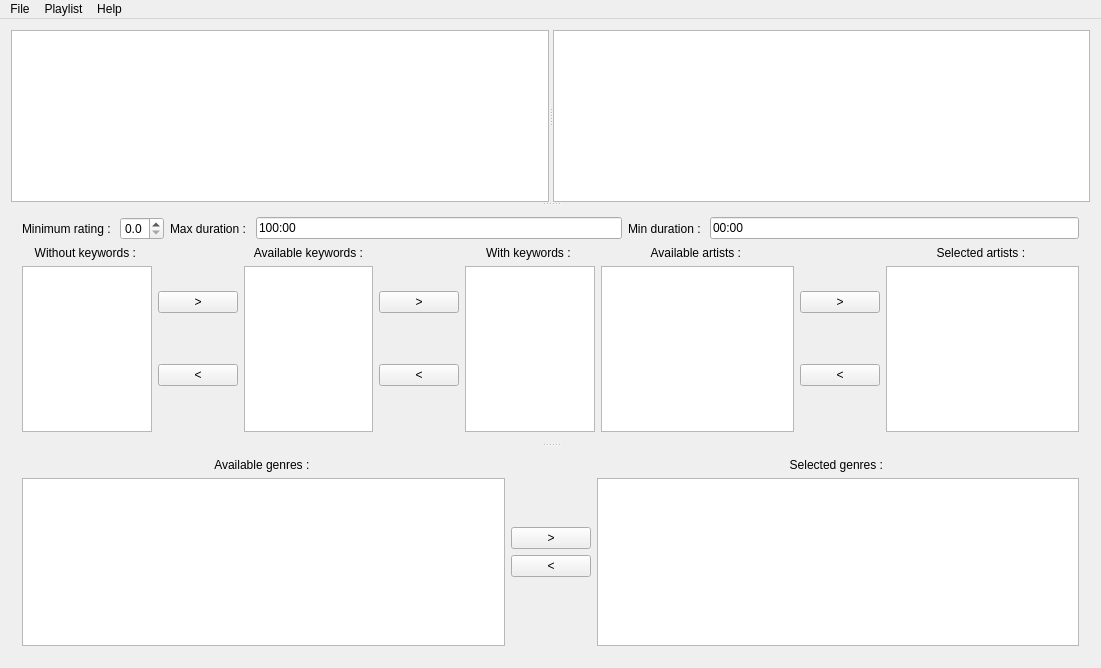
<?xml version="1.0" encoding="UTF-8"?>
<ui version="4.0">
 <class>MainWindow</class>
 <widget class="QMainWindow" name="MainWindow">
  <property name="geometry">
   <rect>
    <x>0</x>
    <y>0</y>
    <width>1101</width>
    <height>668</height>
   </rect>
  </property>
  <property name="windowTitle">
   <string>MusicManiac</string>
  </property>
  <property name="windowIcon">
   <iconset>
    <normaloff>musicmaniac.ico</normaloff>
    <normalon>musicmaniac.ico</normalon>musicmaniac.ico</iconset>
  </property>
  <property name="iconSize">
   <size>
    <width>16</width>
    <height>16</height>
   </size>
  </property>
  <widget class="QWidget" name="centralWidget">
   <property name="sizePolicy">
    <sizepolicy hsizetype="Expanding" vsizetype="Expanding">
     <horstretch>0</horstretch>
     <verstretch>0</verstretch>
    </sizepolicy>
   </property>
   <layout class="QVBoxLayout" name="verticalLayout_2">
    <item>
     <widget class="QSplitter" name="mainSplitter">
      <property name="orientation">
       <enum>Qt::Vertical</enum>
      </property>
      <property name="childrenCollapsible">
       <bool>false</bool>
      </property>
      <widget class="QSplitter" name="tabSplitter">
       <property name="sizePolicy">
        <sizepolicy hsizetype="Expanding" vsizetype="Expanding">
         <horstretch>0</horstretch>
         <verstretch>0</verstretch>
        </sizepolicy>
       </property>
       <property name="orientation">
        <enum>Qt::Horizontal</enum>
       </property>
       <widget class="QTableView" name="playlistView">
        <property name="sizePolicy">
         <sizepolicy hsizetype="Expanding" vsizetype="Expanding">
          <horstretch>0</horstretch>
          <verstretch>0</verstretch>
         </sizepolicy>
        </property>
        <property name="editTriggers">
         <set>QAbstractItemView::NoEditTriggers</set>
        </property>
        <property name="alternatingRowColors">
         <bool>true</bool>
        </property>
       </widget>
       <widget class="QTableView" name="musicView">
        <property name="sizePolicy">
         <sizepolicy hsizetype="Expanding" vsizetype="Expanding">
          <horstretch>0</horstretch>
          <verstretch>0</verstretch>
         </sizepolicy>
        </property>
        <property name="showDropIndicator" stdset="0">
         <bool>false</bool>
        </property>
        <property name="alternatingRowColors">
         <bool>true</bool>
        </property>
        <property name="selectionBehavior">
         <enum>QAbstractItemView::SelectRows</enum>
        </property>
        <property name="sortingEnabled">
         <bool>false</bool>
        </property>
       </widget>
      </widget>
      <widget class="QWidget" name="verticalLayoutWidget">
       <layout class="QVBoxLayout" name="parametersLayout">
        <property name="spacing">
         <number>6</number>
        </property>
        <item>
         <layout class="QHBoxLayout" name="settingsLayout">
          <item>
           <layout class="QHBoxLayout" name="ratingLayout">
            <item>
             <widget class="QLabel" name="ratingLabel">
              <property name="text">
               <string>Minimum rating : </string>
              </property>
             </widget>
            </item>
            <item>
             <widget class="QDoubleSpinBox" name="ratingSpinBox">
              <property name="decimals">
               <number>1</number>
              </property>
              <property name="maximum">
               <double>5.000000000000000</double>
              </property>
              <property name="singleStep">
               <double>0.500000000000000</double>
              </property>
             </widget>
            </item>
           </layout>
          </item>
          <item>
           <layout class="QHBoxLayout" name="maxDurationLayout">
            <property name="sizeConstraint">
             <enum>QLayout::SetDefaultConstraint</enum>
            </property>
            <item>
             <widget class="QLabel" name="maxDurationLabel">
              <property name="text">
               <string>Max duration : </string>
              </property>
             </widget>
            </item>
            <item>
             <widget class="QLineEdit" name="maxDurationEdit">
              <property name="text">
               <string>100:00</string>
              </property>
             </widget>
            </item>
           </layout>
          </item>
          <item>
           <layout class="QHBoxLayout" name="minDurationLayout">
            <item>
             <widget class="QLabel" name="minDurationLabel">
              <property name="text">
               <string>Min duration : </string>
              </property>
             </widget>
            </item>
            <item>
             <widget class="QLineEdit" name="minDurationEdit">
              <property name="text">
               <string>00:00</string>
              </property>
             </widget>
            </item>
           </layout>
          </item>
         </layout>
        </item>
        <item>
         <layout class="QHBoxLayout" name="keywordsLayout">
          <item>
           <layout class="QVBoxLayout" name="withoutKeywordsLayout">
            <item>
             <widget class="QLabel" name="wihtoutKeywordsLabel">
              <property name="text">
               <string>Without keywords : </string>
              </property>
              <property name="alignment">
               <set>Qt::AlignCenter</set>
              </property>
             </widget>
            </item>
            <item>
             <widget class="QListView" name="withoutKeywordsView">
              <property name="selectionMode">
               <enum>QAbstractItemView::MultiSelection</enum>
              </property>
             </widget>
            </item>
           </layout>
          </item>
          <item>
           <layout class="QVBoxLayout" name="withoutButtonsLayout">
            <item>
             <widget class="QPushButton" name="outWithoutButton">
              <property name="text">
               <string>&gt;</string>
              </property>
             </widget>
            </item>
            <item>
             <widget class="QPushButton" name="inWithoutButton">
              <property name="text">
               <string>&lt;</string>
              </property>
             </widget>
            </item>
           </layout>
          </item>
          <item>
           <layout class="QVBoxLayout" name="availableKeywordsLayout">
            <item>
             <widget class="QLabel" name="availableKeywordsLabel">
              <property name="text">
               <string>Available keywords :</string>
              </property>
              <property name="alignment">
               <set>Qt::AlignCenter</set>
              </property>
             </widget>
            </item>
            <item>
             <widget class="QListView" name="availableKeywordsView">
              <property name="selectionMode">
               <enum>QAbstractItemView::MultiSelection</enum>
              </property>
             </widget>
            </item>
           </layout>
          </item>
          <item>
           <layout class="QVBoxLayout" name="withButtonsLayout">
            <item>
             <widget class="QPushButton" name="inWithButton">
              <property name="text">
               <string>&gt;</string>
              </property>
             </widget>
            </item>
            <item>
             <widget class="QPushButton" name="outWithButton">
              <property name="text">
               <string>&lt;</string>
              </property>
             </widget>
            </item>
           </layout>
          </item>
          <item>
           <layout class="QVBoxLayout" name="withKeywordsLayout">
            <item>
             <widget class="QLabel" name="withKeywordsLabel">
              <property name="text">
               <string>With keywords : </string>
              </property>
              <property name="alignment">
               <set>Qt::AlignCenter</set>
              </property>
             </widget>
            </item>
            <item>
             <widget class="QListView" name="withKeywordsView">
              <property name="selectionMode">
               <enum>QAbstractItemView::MultiSelection</enum>
              </property>
             </widget>
            </item>
           </layout>
          </item>
          <item>
           <layout class="QHBoxLayout" name="artistLayout">
            <item>
             <layout class="QVBoxLayout" name="availableArtistsLayout">
              <item>
               <widget class="QLabel" name="availableArtistsLabel">
                <property name="text">
                 <string>Available artists : </string>
                </property>
                <property name="alignment">
                 <set>Qt::AlignCenter</set>
                </property>
               </widget>
              </item>
              <item>
               <widget class="QListView" name="availableArtistsView">
                <property name="alternatingRowColors">
                 <bool>true</bool>
                </property>
                <property name="selectionMode">
                 <enum>QAbstractItemView::ExtendedSelection</enum>
                </property>
                <property name="selectionBehavior">
                 <enum>QAbstractItemView::SelectRows</enum>
                </property>
               </widget>
              </item>
             </layout>
            </item>
            <item>
             <layout class="QVBoxLayout" name="artistButtonsLayout">
              <item>
               <widget class="QPushButton" name="inArtistButton">
                <property name="text">
                 <string>&gt;</string>
                </property>
               </widget>
              </item>
              <item>
               <widget class="QPushButton" name="outArtistButton">
                <property name="text">
                 <string>&lt;</string>
                </property>
               </widget>
              </item>
             </layout>
            </item>
            <item>
             <layout class="QVBoxLayout" name="selectedArtistsLayout">
              <item>
               <widget class="QLabel" name="selectedArtistsLabel">
                <property name="text">
                 <string>Selected artists : </string>
                </property>
                <property name="alignment">
                 <set>Qt::AlignCenter</set>
                </property>
               </widget>
              </item>
              <item>
               <widget class="QListView" name="selectedArtistsView">
                <property name="alternatingRowColors">
                 <bool>true</bool>
                </property>
                <property name="selectionMode">
                 <enum>QAbstractItemView::ExtendedSelection</enum>
                </property>
                <property name="selectionBehavior">
                 <enum>QAbstractItemView::SelectRows</enum>
                </property>
               </widget>
              </item>
             </layout>
            </item>
           </layout>
          </item>
         </layout>
        </item>
       </layout>
      </widget>
      <widget class="QWidget" name="layoutWidget">
       <layout class="QHBoxLayout" name="genresLayout">
        <item>
         <layout class="QVBoxLayout" name="availableGenresLayout">
          <item>
           <widget class="QLabel" name="availableGenresLabel">
            <property name="text">
             <string>Available genres : </string>
            </property>
            <property name="alignment">
             <set>Qt::AlignCenter</set>
            </property>
           </widget>
          </item>
          <item>
           <widget class="QListView" name="availableGenresView"/>
          </item>
         </layout>
        </item>
        <item>
         <layout class="QVBoxLayout" name="genreButtonsLayout">
          <item>
           <spacer name="verticalSpacer">
            <property name="orientation">
             <enum>Qt::Vertical</enum>
            </property>
            <property name="sizeType">
             <enum>QSizePolicy::MinimumExpanding</enum>
            </property>
            <property name="sizeHint" stdset="0">
             <size>
              <width>20</width>
              <height>40</height>
             </size>
            </property>
           </spacer>
          </item>
          <item>
           <widget class="QPushButton" name="inGenreButton">
            <property name="text">
             <string>&gt;</string>
            </property>
           </widget>
          </item>
          <item>
           <widget class="QPushButton" name="outGenreButton">
            <property name="text">
             <string>&lt;</string>
            </property>
           </widget>
          </item>
          <item>
           <spacer name="verticalSpacer_2">
            <property name="orientation">
             <enum>Qt::Vertical</enum>
            </property>
            <property name="sizeHint" stdset="0">
             <size>
              <width>20</width>
              <height>40</height>
             </size>
            </property>
           </spacer>
          </item>
         </layout>
        </item>
        <item>
         <layout class="QVBoxLayout" name="verticalLayout">
          <item>
           <widget class="QLabel" name="selectedGenresLabel">
            <property name="text">
             <string>Selected genres : </string>
            </property>
            <property name="alignment">
             <set>Qt::AlignCenter</set>
            </property>
           </widget>
          </item>
          <item>
           <widget class="QListView" name="selectedGenresView"/>
          </item>
         </layout>
        </item>
       </layout>
      </widget>
     </widget>
    </item>
   </layout>
  </widget>
  <widget class="QMenuBar" name="menuBar">
   <property name="geometry">
    <rect>
     <x>0</x>
     <y>0</y>
     <width>1101</width>
     <height>19</height>
    </rect>
   </property>
   <widget class="QMenu" name="menuFile">
    <property name="title">
     <string>File</string>
    </property>
    <addaction name="actionOpenFolder"/>
    <addaction name="actionOpenRegenFolder"/>
    <addaction name="actionRescanFolder"/>
    <addaction name="separator"/>
    <addaction name="actionQuit"/>
   </widget>
   <widget class="QMenu" name="menuPlaylist">
    <property name="title">
     <string>Playlist</string>
    </property>
    <addaction name="actionGenerate"/>
    <addaction name="actionGenerateBest"/>
    <addaction name="actionReset"/>
   </widget>
   <widget class="QMenu" name="menuHelp">
    <property name="title">
     <string>Help</string>
    </property>
    <addaction name="actionAbout"/>
    <addaction name="actionAboutQt"/>
   </widget>
   <addaction name="menuFile"/>
   <addaction name="menuPlaylist"/>
   <addaction name="menuHelp"/>
  </widget>
  <action name="actionOpenFolder">
   <property name="text">
    <string>Open Folder</string>
   </property>
  </action>
  <action name="actionAdd_missing_MP3_UUID">
   <property name="text">
    <string>Add missing MP3 UUID</string>
   </property>
  </action>
  <action name="actionAdd_missing_FLAC_UUID">
   <property name="text">
    <string>Add missing FLAC UUID</string>
   </property>
  </action>
  <action name="actionOpenRegenFolder">
   <property name="text">
    <string>Open Folder (regen UUID)</string>
   </property>
  </action>
  <action name="actionAnd_support">
   <property name="checkable">
    <bool>true</bool>
   </property>
   <property name="text">
    <string>And support</string>
   </property>
  </action>
  <action name="actionRefresh_Playlist">
   <property name="text">
    <string>Refresh Playlist</string>
   </property>
  </action>
  <action name="actionGenerate">
   <property name="text">
    <string>Generate / Refresh</string>
   </property>
  </action>
  <action name="actionReset">
   <property name="text">
    <string>Reset</string>
   </property>
  </action>
  <action name="actionAbout">
   <property name="text">
    <string>About</string>
   </property>
  </action>
  <action name="actionAboutQt">
   <property name="text">
    <string>About Qt</string>
   </property>
  </action>
  <action name="actionQuit">
   <property name="text">
    <string>Quit</string>
   </property>
  </action>
  <action name="actionRescanFolder">
   <property name="text">
    <string>Rescan Folder</string>
   </property>
  </action>
  <action name="actionGenerateBest">
   <property name="text">
    <string>Generate best.m3u</string>
   </property>
  </action>
 </widget>
 <layoutdefault spacing="6" margin="11"/>
 <resources/>
 <connections>
  <connection>
   <sender>actionQuit</sender>
   <signal>triggered()</signal>
   <receiver>MainWindow</receiver>
   <slot>close()</slot>
   <hints>
    <hint type="sourcelabel">
     <x>-1</x>
     <y>-1</y>
    </hint>
    <hint type="destinationlabel">
     <x>464</x>
     <y>338</y>
    </hint>
   </hints>
  </connection>
 </connections>
</ui>
